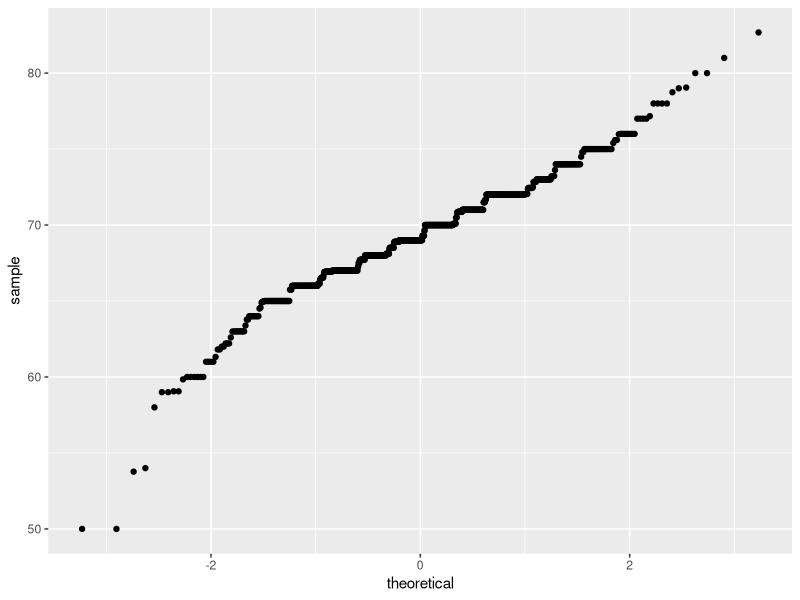
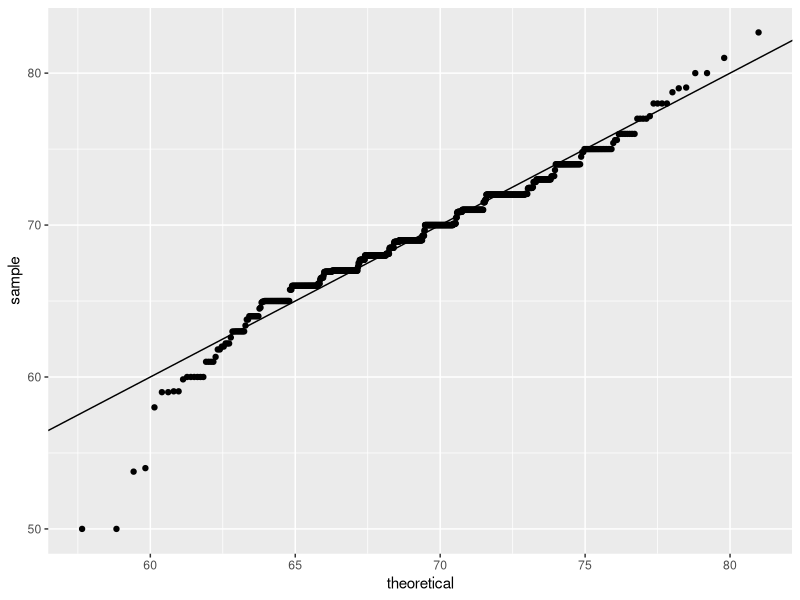
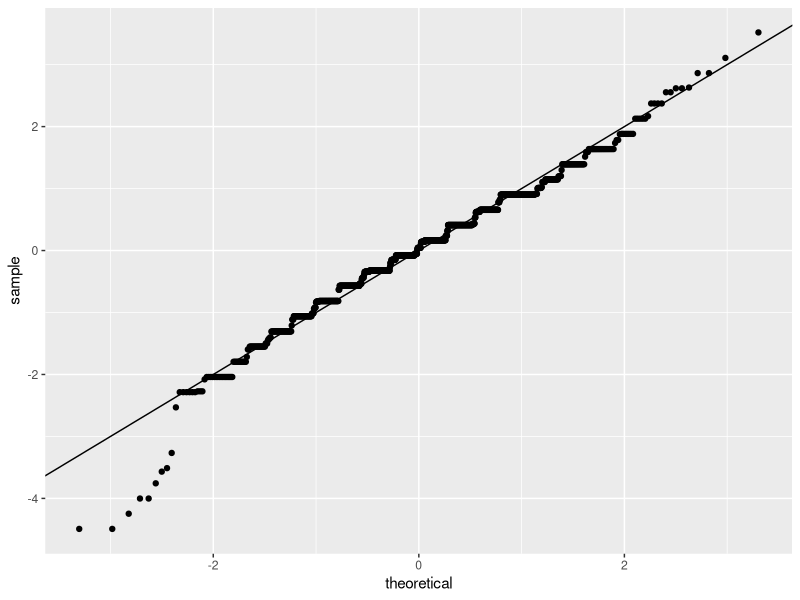

These charts were generated, in order, by the following R code:
# load heights data
library(tidyverse)
library(dslabs)
data(heights)

# define p
p <- heights %>%
  filter(sex == "Male") %>%
  ggplot(aes(x = height))

# basic histograms
# basic QQ-plot
p <- heights %>% filter(sex == "Male") %>%
  ggplot(aes(sample = height))
p + geom_qq()

# QQ-plot against a normal distribution with same mean/sd as data
params <- heights %>%
  filter(sex == "Male") %>%
  summarize(mean = mean(height), sd = sd(height))
p + geom_qq(dparams = params) +
  geom_abline()

# QQ-plot of scaled data against the standard normal distribution
heights %>%
  ggplot(aes(sample = scale(height))) +
  geom_qq() +
  geom_abline()
